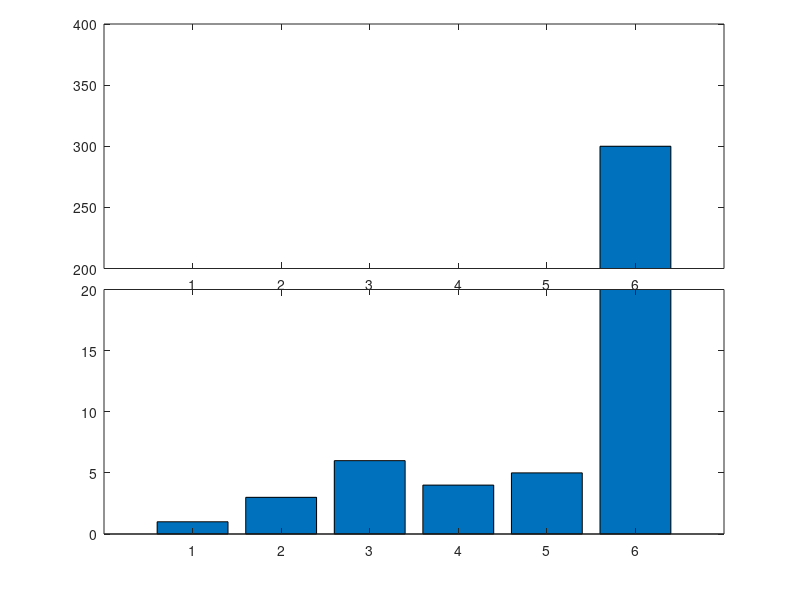

Write MATLAB code to recreate this figure.
a=[1 3 6 4 5 300];
%a=[1 3 6 4 5 30];

ylim1=[0 20];
ylim2=[100 300];
ylim2=[200 400];
%ylim2=[10 50];
xlim=[0 length(a)+1];

figure;

% retrieve your default axis pos
clf;
p0=get(gca,'position')
delete(gcf);

% create axis1
%a1=axes('position',[p0(1) p0(2) p0(3)/2-.025 p0(4)]);
a1=axes('position',[p0(1) p0(2) p0(3) p0(4)/2]);
%barh(a);
bar(a);
set(a1,'ylim',ylim1);
%set(a2,'xlim',xlim,'ylim',ylim2);
%set(a2,'xtick',[]);
%box off;

% create axis2
%a2=axes('position',[p0(1)+p0(3)/2+.025 p0(2) p0(3)/2-.025 p0(4)]);
a2=axes('position',[p0(1) p0(4)/2+.145 p0(3) p0(4)/2])
%a2=axes('position',[p0(1) p0(2) p0(3) p0(4)/2]);
%barh(a);
bar(a);

%set(a2,'ylim',ylim1);
%set(a2,'ylim',ylim2);
ylim(ylim2);
%set(a2,'xlim',xlim,'ylim',ylim2);
%set(a2,'xtick',[]);
%set(a2,'xcolor',get(a2,'color'));
%box off

%%%%%%%%%%%%%%%% plotting %%%%%%%%%%%%%%%%%%%%%
output = "break_axis";

%figure;
saveas(1, strcat(output, ".png"));

%box off
